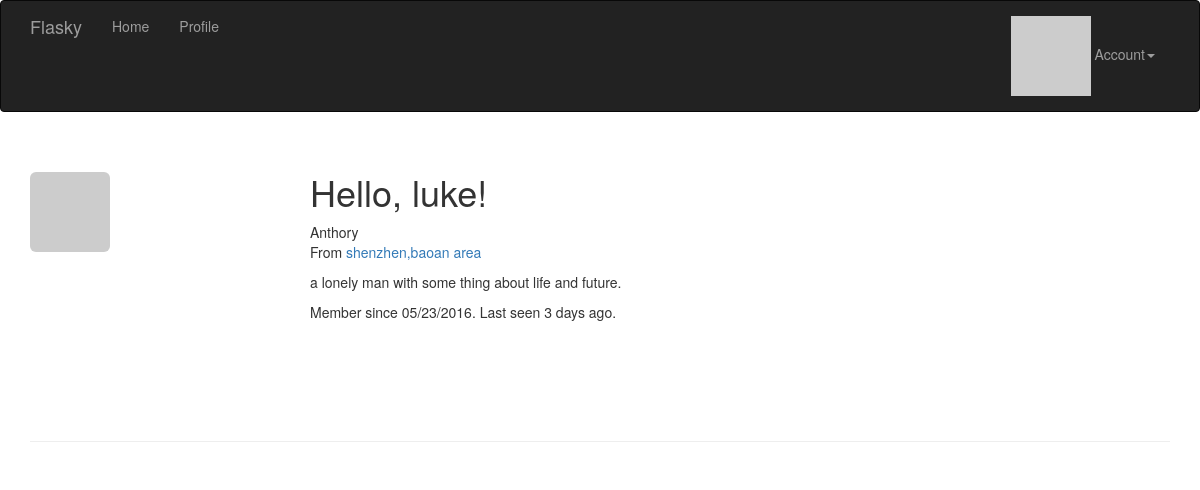
The page /user/luke (signed in) on the database as committed earlier.
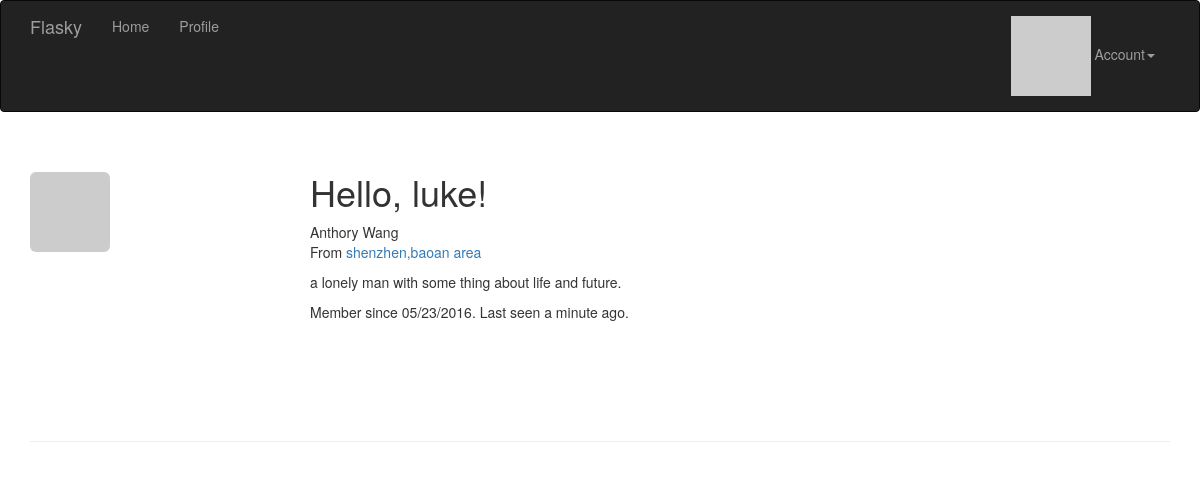
The same page on the database as committed later.
### app/models.py (models this page shows, shortened)
class User(UserMixin, db.Model):
    __tablename__ = 'users'
    id = db.Column(db.Integer, primary_key=True)
    email = db.Column(db.String(64), unique=True, index=True)
    username = db.Column(db.String(64), unique=True, index=True)
    role_id = db.Column(db.Integer, db.ForeignKey('roles.id'))
    password_hash = db.Column(db.String(128))
    confirmed = db.Column(db.Boolean, default=False)
    name = db.Column(db.String(64))
    location = db.Column(db.String(64))
    about_me = db.Column(db.Text())
    member_since = db.Column(db.DateTime(), default=datetime.utcnow)
    last_seen = db.Column(db.DateTime(), default=datetime.utcnow)
    avatar_hash = db.Column(db.String(32))
    posts = db.relationship('Post', backref='author', lazy='dynamic')
    @property
    def password(self):
        raise AttributeError('password is not a readable attribute')
    def can(self, perssions):
        return self.role is not None and \
            (self.role.perssions & perssions) == perssions
    def is_administrator(self):
        return self.can(Permission.ADMINISTER)
    def ping(self):
        self.last_seen = datetime.utcnow()
        db.session.add(self)
    def gravatar(self, size=256, default="identicon", rating="g"):
        if request.is_secure:
            url = 'https://secure.gravatar.com/avatar'
        else:
            url = 'http://www.gravatar.com/avatar'
        hash = self.avatar_hash or hashlib.md5(
                self.email.encode('utf-8')).hexdigest()
        return '{url}/{hash}?s={size}&d={default}&r={rating}'.format(
                url=url, hash=hash, size=size, default=default, rating=rating)

### app/main/views.py (the view)
@main.route('/user/<username>')
def user(username):
    user = User.query.filter_by(username=username).first()
    if user is None:
        abort(404)
    return render_template('user.html', user=user)

### app/auth/views.py (called while the page is built)
@auth.before_app_request
def before_request():
    if current_user.is_authenticated:
        current_user.ping()
        if not current_user.confirmed \
               and request.endpoint[:5] != 'auth.' \
               and request.endpoint != 'static':
            return redirect(url_for('auth.unconfirmed'))

### app/main/__init__.py (called while the page is built)
@main.app_context_processor
def inject_perssions():
    return dict(Permission=Permission)

### app/models.py (called while the page is built)
@login_manager.user_loader
def load_user(user_id):
    return User.query.get(int(user_id))

### app/templates/user.html (shortened to what this page needs)
{% extends "base.html" %}
{% block page_content %}
<div class="page-header">
  <img class="img-rounded profile-thumbnail" src="{{ user.gravatar(size=256) }}">
  <div class="profile-header">
    <h1>Hello, {{ user.username }}!</h1>
    {% if user.name or user.location %}
    <p>
      {% if user.name %}
        {{ user.name }}
      {% endif %}
      <br >
      {% if user.location %}
         From <a href="http://maps.baidu.com/?q={{ user.username }}">{{ user.location }}</a>
      {% endif %}
    </p>
    {% endif %}
    {% if user.about_me %}<p>{{ user.about_me }}</p>{% endif %}
    <p>
      Member since {{ moment(user.member_since).format('L') }}.
      Last seen {{ moment(user.last_seen).fromNow() }}.
    </p>
  </div>
</div>
{% endblock %}

### app/templates/base.html (shortened to what this page needs)
{% extends "bootstrap/base.html" %}
{% block head %}
{{ super() }}
<link rel="stylesheet" href="{{ url_for('static', filename='css/styles.css') }}" type="text/css">
{% endblock %}
{% block navbar %}
<div class="navbar navbar-inverse" role="navigation">
  <div class="container">
    <div class="navbar-header">
      <a class="navbar-brand" href="/">Flasky</a>
    </div>
    <div class="navbar-collapse collapse">
      <ul class="nav navbar-nav">
	    <li><a href="/">Home</a></li>
        {% if current_user.is_authenticated %}
        <li>
          <a href="{{ url_for('main.user', username=current_user.username) }}">
             Profile
          </a>
        </li>
        {% endif %}
      </ul>
      <ul class="nav navbar-nav navbar-right">
	  {% if current_user.is_authenticated %}
      <li class="dropdown">
        <a href="#" class="dropdown-toggle" data-toggle="dropdown">
           <img src="{{ current_user.gravatar(size=18) }}">
           Account<b class="caret"></b></a>
	  {% else %}
	  <li><a href="{{ url_for('auth.login') }}">Log In</a></li>
	  {% endif %}
    </div>
  </div>
</div>
{% endblock %}
{% block content %}
<div class="container">
  {% block page_content %}{% endblock %}
</div>
{% endblock %}

### app/static/css/styles.css (style rules this page uses)
.profile-thumbnail { position: absolute; }
.profile-header { min-height: 260px; margin-left: 280px; }

Rows that differ between the two databases and show on the page:
changed User "luke": name "Anthory" → "Anthory Wang"; last_seen "3 days ago" → "a minute ago"
